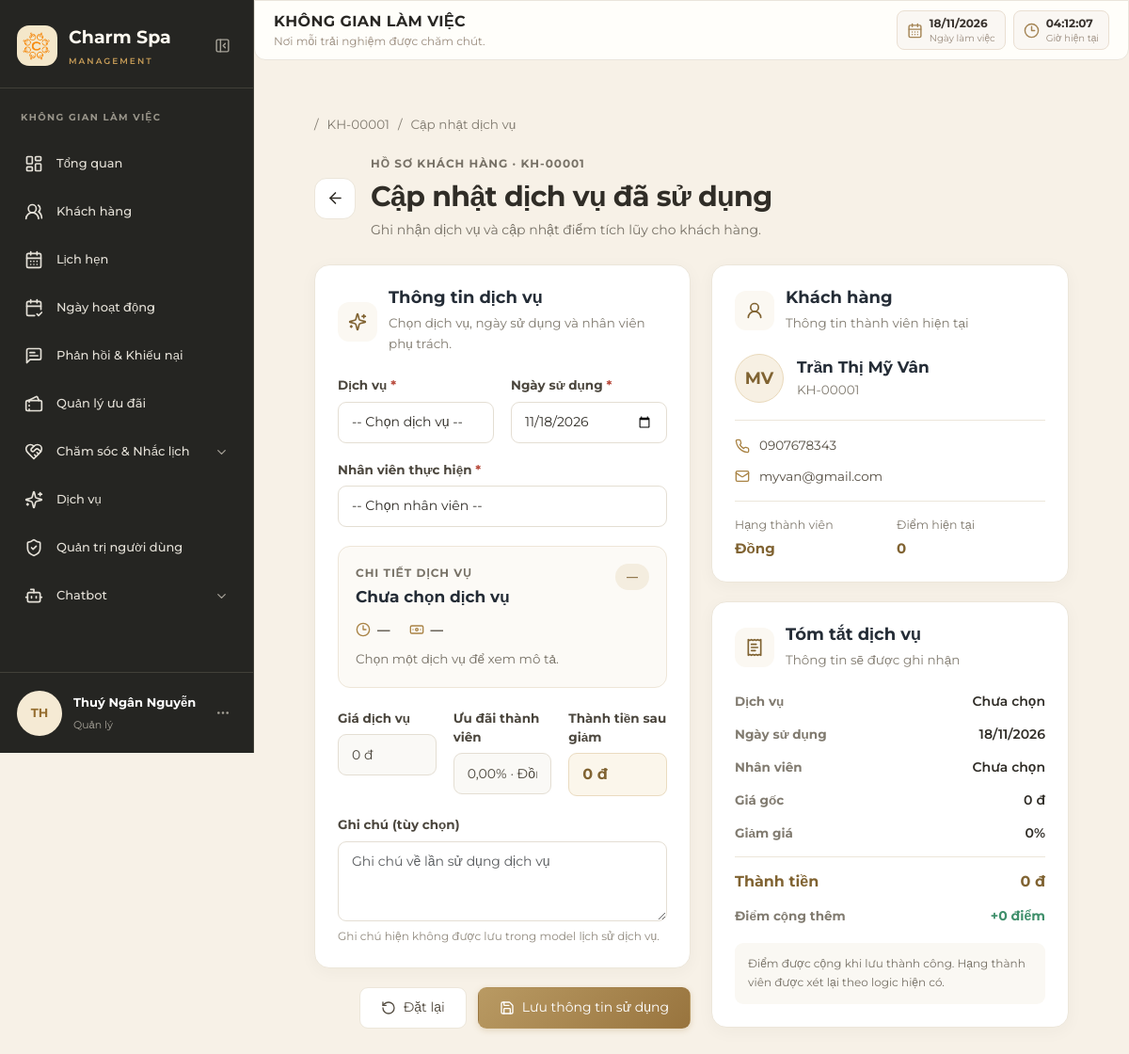
/customer/staff/customer/KH-00001/record-service/ (signed in), run on an earlier commit of the app's database.
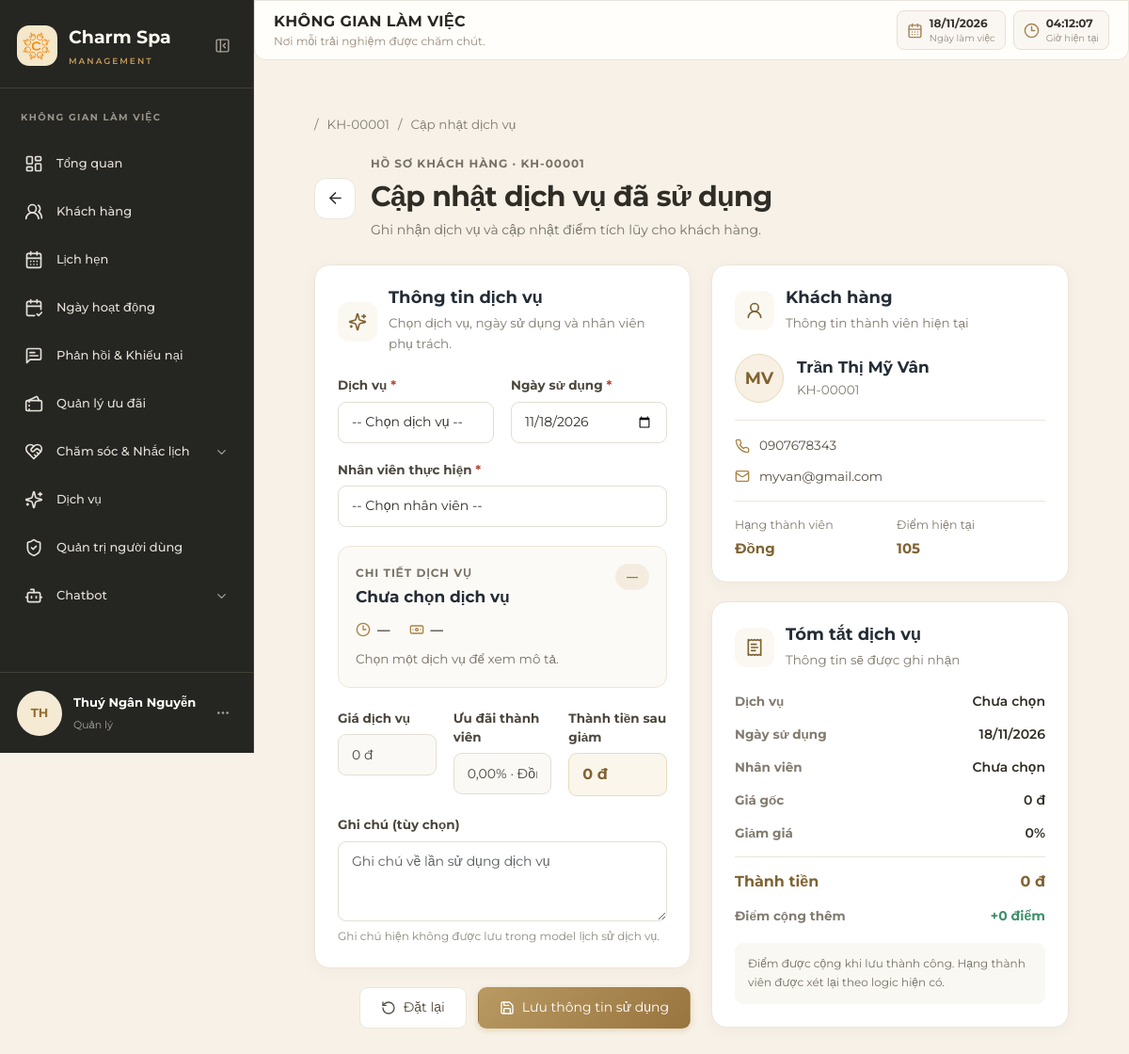
And on a later commit of the database.
### customers/models.py (models this page shows, shortened)
class KhachHang(models.Model):
    ma_kh = models.CharField(max_length=20, primary_key=True, verbose_name="Mã khách hàng")
    ma_tk = models.OneToOneField(TaiKhoan, on_delete=models.CASCADE, null=True, blank=True, verbose_name="Tài khoản", related_name="ho_so_khach_hang")
    ma_tv = models.ForeignKey(HangThanhVien, on_delete=models.SET_NULL, null=True, blank=True, verbose_name="Hạng thành viên")
    ho_ten = models.CharField(max_length=100, verbose_name="Họ và tên")
    ngay_sinh = models.DateField(null=True, blank=True, verbose_name="Ngày sinh")
    gioi_tinh = models.CharField(max_length=10, choices=[("Nam", "Nam"), ("Nữ", "Nữ"), ("Khác", "Khác")], null=True, blank=True, verbose_name="Giới tính")
    diem_tich_luy_kh = models.IntegerField(default=0, verbose_name="Điểm tích lũy")
    class Meta:
        db_table = "KHACH_HANG"
        verbose_name = "Khách hàng"
        verbose_name_plural = "Quản lý khách hàng"

### customers/views.py (the view, shortened to what this page needs)
# urls.py: path('staff/customer/<str:ma_kh>/record-service/', views.staff_customer_record_service_view, name='staff_customer_record_service'),
@login_required(login_url='/accounts/dang_nhap/')
@user_passes_test(is_staff_user, login_url='/home/customer/')
def staff_customer_record_service_view(request, ma_kh):
    khach_hang = get_object_or_404(
        KhachHang.objects.select_related('ma_tk', 'ma_tk__user', 'ma_tv'),
        ma_kh=ma_kh
    )
    tai_khoan = khach_hang.ma_tk
    user = tai_khoan.user if tai_khoan else None
    dich_vu_list = DichVu.objects.all().order_by('ten_dich_vu')
    nhan_vien_list = (
        NhanVien.objects.select_related('ma_tk__user')
        .exclude(ma_tk__user__is_superuser=True)
        .filter(
            ma_tk__user__is_active=True,
            ma_tk__vai_tro=ROLE_STAFF,
        )
        .order_by('ho_ten')
    )
    hang_tv = khach_hang.ma_tv
    ty_le_giam_gia = hang_tv.ty_le_giam_gia if hang_tv else Decimal('0.00')
    ten_hang = hang_tv.ten_hang if hang_tv else 'Chưa có hạng'
    services_dict = {}
    for dv in dich_vu_list:
        services_dict[str(dv.ma_dv)] = {
            'ma_dv': dv.ma_dv,
            'ten_dich_vu': dv.ten_dich_vu,
            'loai_dich_vu': dv.loai_dich_vu or 'Dịch vụ chăm sóc',
            'mo_ta': dv.mo_ta or 'Không có mô tả chi tiết.',
            'thoi_luong': dv.thoi_luong or 0,
            'gia_dich_vu': float(dv.gia_dich_vu),
            'diem_tich_luy': dv.diem_tich_luy_dich_vu or 0,
        }
    services_json = json.dumps(services_dict, ensure_ascii=False)
    errors = []
    initials = _get_customer_initials(khach_hang.ho_ten)
    context = {
        'khach_hang': khach_hang,
        'tai_khoan': tai_khoan,
        'user': user,
        'initials': initials,
        'dich_vu_list': dich_vu_list,
        'nhan_vien_list': nhan_vien_list,
        'hang_tv': hang_tv,
        'ten_hang': ten_hang,
        'ty_le_giam_gia': ty_le_giam_gia,
        'services_json': services_json,
        'today': timezone.now().date(),
        'errors': errors,
    }
    return render(request, 'customer/staff_customer_record_service.html', context)

### accounts/models.py (called while the page is built)
def normalize_role(value):
    value = (value or "").strip()
    return value if value in dict(ROLE_CHOICES) else None

def get_user_role(user):
    if user is None or not getattr(user, "is_authenticated", False):
        return None
    if user.is_superuser:
        return None
    try:
        tai_khoan = user.thong_tin_tai_khoan
    except ObjectDoesNotExist:
        tai_khoan = None
    if tai_khoan is not None:
        return normalize_role(tai_khoan.vai_tro) or ROLE_CUSTOMER
    return ROLE_CUSTOMER

def is_staff_portal_user(user):
    return get_user_role(user) in (ROLE_MANAGER, ROLE_STAFF)

### customers/views.py (called while the page is built)
def is_staff_user(user):
    return is_staff_portal_user(user)

def _get_customer_initials(full_name):
    words = (full_name or "").strip().split()
    if not words:
        return "KH"
    if len(words) == 1:
        return words[0][:2].upper()
    return (words[-2][0] + words[-1][0]).upper()

### templates/customer/staff_customer_record_service.html (shortened to what the changed rows need)
{% extends "layouts/staff_base.html" %}
{% load static %}
{% block extra_css %}
    <link rel="stylesheet" href="{% static 'css/customers/staff_customer_record_service.css' %}">
{% endblock %}
{% block content %}
<div class="record-service-page">
    <nav class="record-breadcrumbs" aria-label="Điều hướng">
        <a href="{% url 'staff_customer_list' %}>Khách hàng</a>
        <span aria-hidden="true">/</span>
        <a href="{% url 'staff_customer_detail' khach_hang.ma_kh %}">{{ khach_hang.ma_kh }}</a>
        <span aria-hidden="true">/</span>
        <span>Cập nhật dịch vụ</span>
    </nav>
    <header class="record-page-header">
        <div>
            <p class="eyebrow">HỒ SƠ KHÁCH HÀNG · {{ khach_hang.ma_kh }}</p>
            <h1>Cập nhật dịch vụ đã sử dụng</h1>
            <p class="page-description">Ghi nhận dịch vụ và cập nhật điểm tích lũy cho khách hàng.</p>
        </div>
    </header>
    <form method="post" id="recordServiceForm" class="record-layout">
        <div class="record-main-column">
            <section class="record-card">
                <div class="card-heading">
                    <div>
                        <h2>Thông tin dịch vụ</h2>
                    </div>
                </div>
            </section>
        </div>
        <aside class="record-side-column">
            <section class="record-card customer-card">
                <div class="card-heading">
                    <div><h2>Khách hàng</h2><p>Thông tin thành viên hiện tại</p></div>
                </div>
                <div class="customer-identity">
                    <div class="customer-identity-copy">
                        <h3>{{ khach_hang.ho_ten }}</h3>
                        <span>{{ khach_hang.ma_kh }}</span>
                    </div>
                </div>
                <div class="member-stats">
                    <div><span>Điểm hiện tại</span><strong>{{ khach_hang.diem_tich_luy_kh|default:0 }}</strong></div>
                </div>
            </section>
            <section class="record-card summary-card">
                <div class="card-heading">
                    <div><h2>Tóm tắt dịch vụ</h2><p>Thông tin sẽ được ghi nhận</p></div>
                </div>
            </section>
        </aside>
    </form>
</div>
{% endblock %}

What changed in the data, as far as the page shows it:
changed KhachHang "Trần Thị Mỹ Vân": diem_tich_luy_kh "0" → "105"
